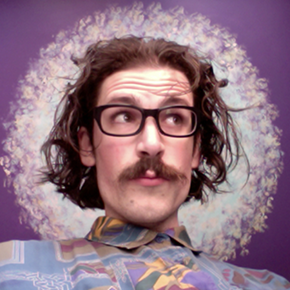
#> input picture Images/MyPic.png, 290 x 290 px, found by its file name
$ python threshold.py
#> lines starting #> are read from the running program, lines starting #| are printed output that depends on the picture; after the words box and inside, x2 and y2 are one past the last pixel; in counts of white or black regions, pixels touching at a corner belong together
# File: threshold.py
import cv2 as cv

image = cv.imread('MyPic.png')
#> image is the input picture: shape (290, 290, 3); mean B, G, R 129.8, 115.2, 144.3
image_gray = cv.cvtColor(image, cv.COLOR_BGR2GRAY)
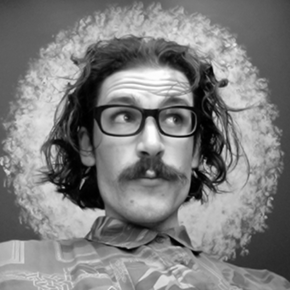
#> image_gray: shape (290, 290); min 0, max 255, mean 125.6
# above 150 to white; 150 and below to black
_, dst = cv.threshold(image_gray, 150, 255, cv.THRESH_BINARY)
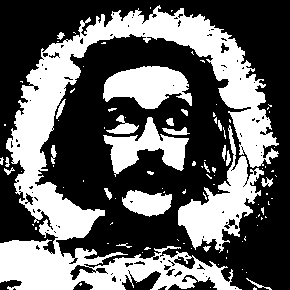
#> dst: shape (290, 290); 39.2% white; 99 white regions (73 under 20 px), largest, box (x1, y1, x2, y2) and area: (0, 5, 279, 290) 22224, (178, 125, 264, 253) 3687, (103, 66, 192, 109) 2548
cv.imwrite('MyPicBW.png', dst)

$ run again, with Images/blobs.png copied over Images/MyPic.png
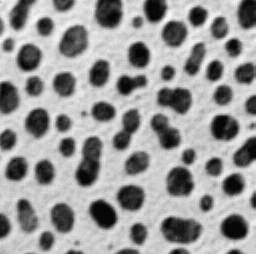
#> input picture Images/blobs.png, 256 x 254 px, found by its file name
#> image is the input picture: shape (254, 256, 3); min 7, max 247, mean 151.7
#> `_, dst = cv.threshold(image_gray, 150, 255, cv.THRESH_BINARY)`:
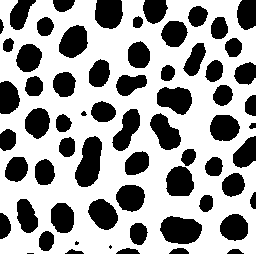
#> dst: shape (254, 256); 63.1% white; 65 black regions (3 under 20 px), largest, box (x1, y1, x2, y2) and area: (75, 136, 102, 187) 948, (160, 216, 202, 244) 907, (157, 87, 192, 115) 723

$ run again, with Images/boats.png copied over Images/MyPic.png
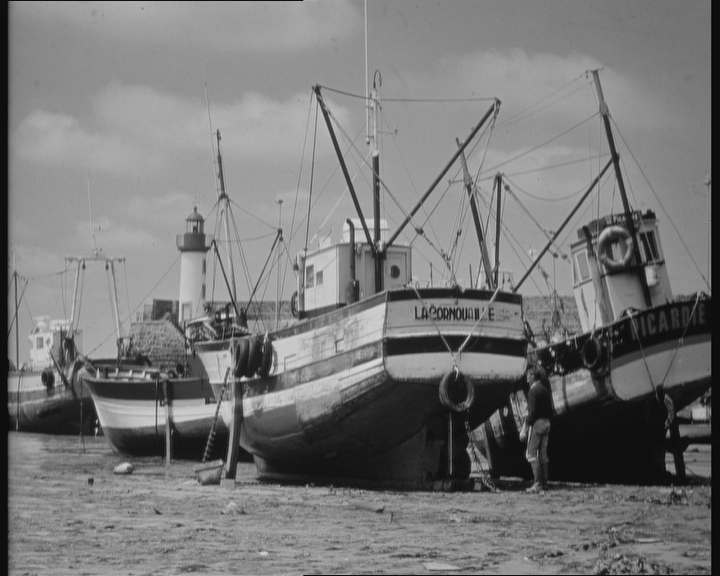
#> input picture Images/boats.png, 720 x 576 px, found by its file name
#> image is the input picture: shape (576, 720, 3); min 3, max 220, mean 120
#> `_, dst = cv.threshold(image_gray, 150, 255, cv.THRESH_BINARY)`:
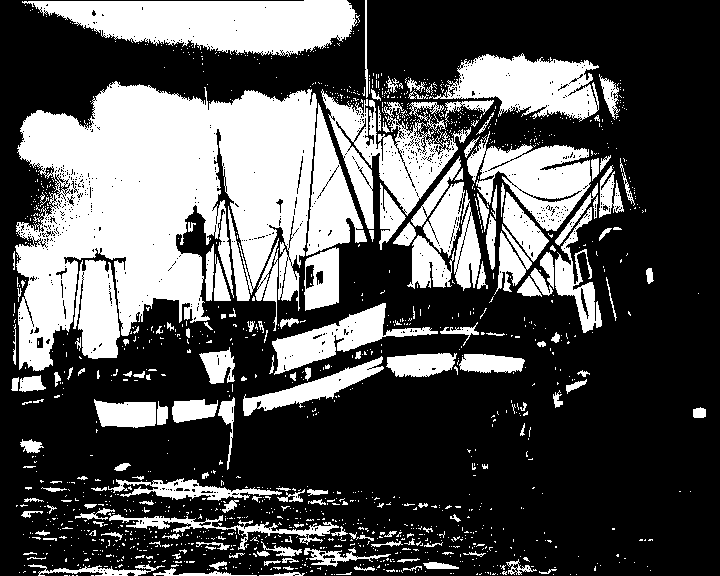
#> dst: shape (576, 720); 33.1% white; 1408 white regions (1232 under 20 px), largest, box (x1, y1, x2, y2) and area: (15, 81, 317, 371) 52281, (22, 0, 357, 57) 12624, (321, 89, 471, 229) 7175

$ run again, with Images/bridge.png copied over Images/MyPic.png
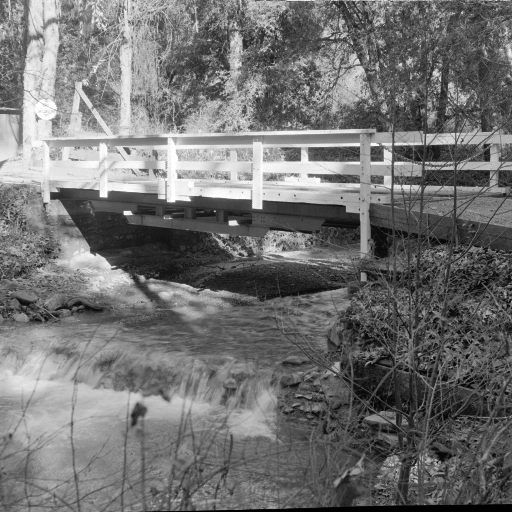
#> input picture Images/bridge.png, 512 x 512 px, found by its file name
#> image is the input picture: shape (512, 512, 3); min 0, max 255, mean 113.8
#> `_, dst = cv.threshold(image_gray, 150, 255, cv.THRESH_BINARY)`:
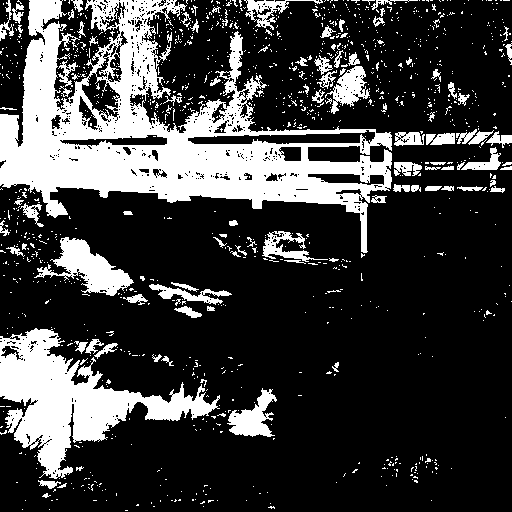
#> dst: shape (512, 512); 24.3% white; 1193 white regions (1092 under 20 px), largest, box (x1, y1, x2, y2) and area: (0, 0, 392, 253) 35224, (0, 328, 220, 479) 11896, (34, 237, 134, 296) 2375
